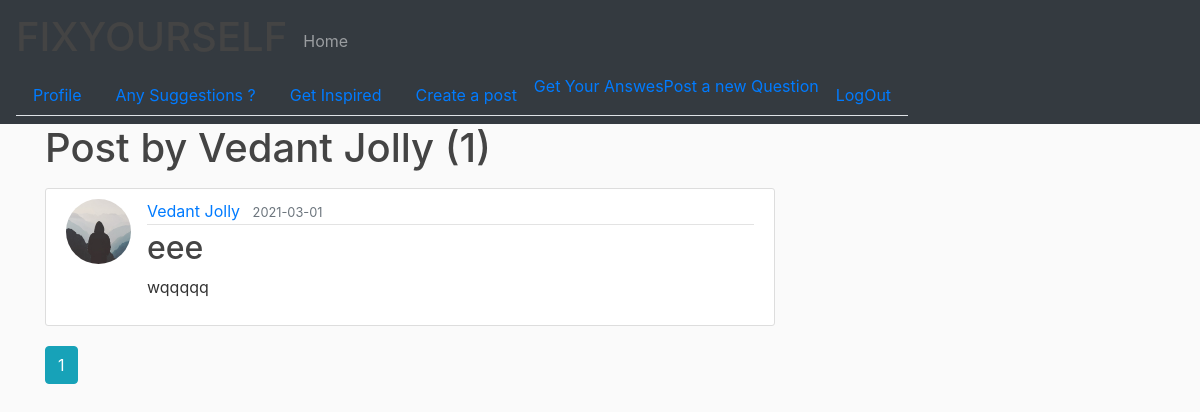
/user/Vedant Jolly (signed in), run on an earlier commit of the app's database.
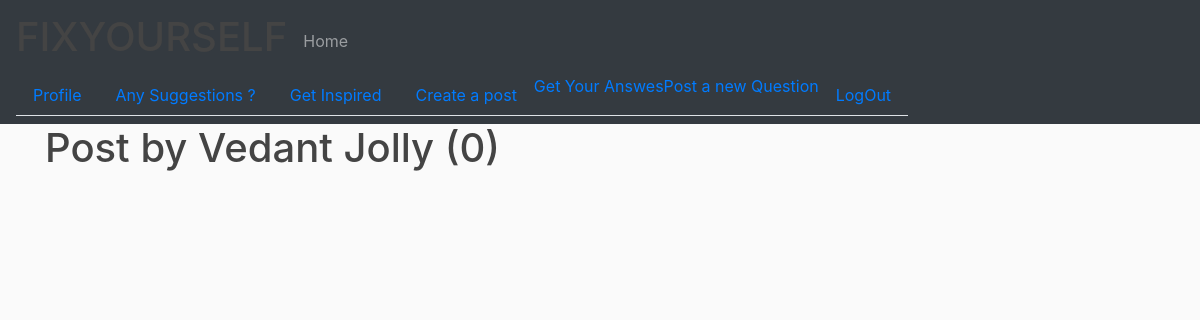
And on a later commit of the database.
### website/models.py (models this page shows, shortened)
class Post(db.Model):
    id = db.Column(db.Integer, primary_key=True)
    title = db.Column(db.String(100), nullable=False)
    date_posted = db.Column(db.DateTime, nullable=False, default=datetime.utcnow)
    content = db.Column(db.Text, nullable=False)
    image_file = db.Column(db.String(20), nullable=False, default='default1.jpg')
    user_id = db.Column(db.Integer, db.ForeignKey('user.id'), nullable=False)

class User(db.Model, UserMixin):
    id = db.Column(db.Integer, primary_key=True)
    name = db.Column(db.String(20), nullable=False)
    email = db.Column(db.String(120), unique=True, nullable=False)
    image_file = db.Column(db.String(20), nullable=False, default='default.jpg')
    password = db.Column(db.String(60), nullable=False)
    posts = db.relationship('Post', backref='author', lazy=True)
    feedbacks = db.relationship('Feedback', backref='customer', lazy=True)
    questions = db.relationship('Question', backref='author', lazy=True)

### website/routes.py (the view)
@app.route("/user/<string:username>")
def user_posts(username):
    page = request.args.get('page', 1, type=int)
    user = User.query.filter_by(name=username).first_or_404()
    posts = Post.query.filter_by(author=user).order_by(
        Post.date_posted.desc()).paginate(page=page, per_page=2)
    return render_template('user_posts.html', posts=posts, user=user)

### website/models.py (called while the page is built)
@login_manager.user_loader
def load_user(user_id):
    return User.query.get(int(user_id))

### website/templates/user_posts.html
{% extends 'layout.html' %}
{% block content %}
  <h1 class="mb-3">Post by {{ user.name }} ({{posts.total}})</h1>
  {% for post in posts.items %}
      <article class="media content-section">
        <img class="rounded-circle article-img" src="{{ url_for('static',filename = 'profile_pics/' + post.author.image_file) }}">
        <div class="media-body">
          <div class="article-metadata">
            <a class="mr-2" href="{{ url_for('user_posts',username=post.author.name) }}">{{ post.author.name }}</a>
            <small class="text-muted">{{ post.date_posted.strftime("%Y-%m-%d") }}</small>
          </div>
          <h2><a class="article-title" href="{{ url_for('post',post_id = post.id) }}">{{ post.title }}</a></h2>
          <p class="article-content">{{ post.content }}</p>
        </div>
      </article>
  {% endfor %}
  {% for page_num in posts.iter_pages(left_edge=1,right_edge=1,left_current=1,right_current=2) %}
    {% if page_num %}
      {% if posts.page == page_num %}
        <a class="btn btn-info mb-4" href="{{url_for('user_posts',username = user.name,page=page_num)}}">{{page_num}}</a>
      {% else %}
        <a class="btn btn-outline-info mb-4" href="{{url_for('user_posts',username = user.name,page=page_num)}}">{{page_num}}</a>
      {% endif %}
    {% else %}
      ...
    {% endif %}
  {% endfor %}
{% endblock content %}

What changed in the data, as far as the page shows it:
removed Post: image_file (placeholder picture), author.name "Vedant Jolly", date_posted "2021-03-01", title "eee", content "wqqqqq"
Also different on the page:
{{ posts.total }}: "1" → "0"
list line gone: "1"
